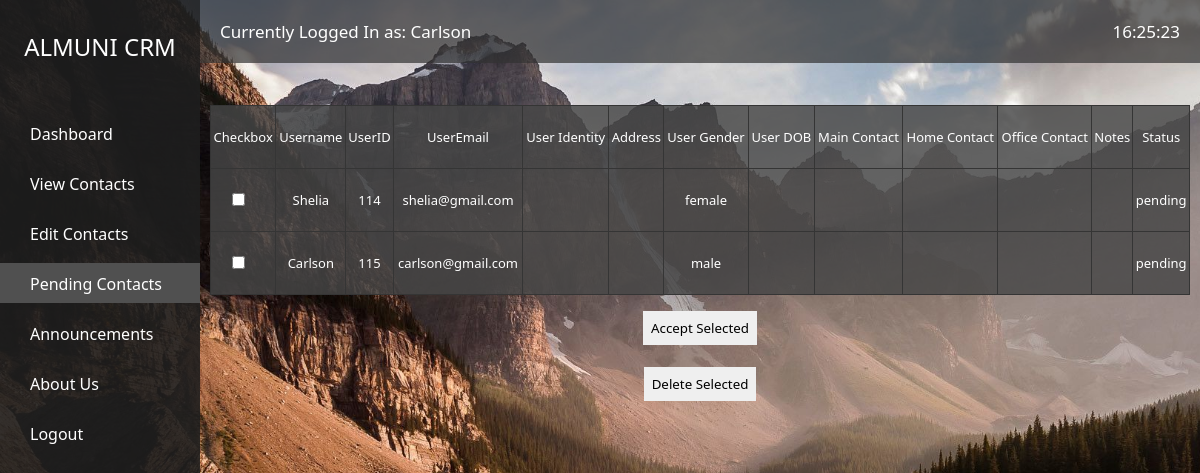
The app's page /admin/pendingcontactpage.php (signed in) with its own data.
### tables this page shows
CREATE TABLE IF NOT EXISTS `users` (
  `user_ID` int(11) NOT NULL AUTO_INCREMENT,
  `username` varchar(1000) NOT NULL,
  `user_email` varchar(45) NOT NULL,
  `imagepath` varchar(1000) DEFAULT NULL,
  `user_identity` varchar(22) DEFAULT NULL,
  `user_address` varchar(45) DEFAULT NULL,
  `user_gender` varchar(10) DEFAULT NULL,
  `user_password` varchar(1000) NOT NULL,
  `user_DOB` date DEFAULT NULL,
  `main_contact` varchar(20) DEFAULT NULL,
  `home_contact` varchar(20) DEFAULT NULL,
  `office_contact` varchar(20) DEFAULT NULL,
  `user_notes` varchar(1000) DEFAULT NULL,
  `status_` varchar(45) DEFAULT NULL,
  PRIMARY KEY (`user_ID`)
);

### admin/pendingcontactpage.php (the view, shortened to what this page needs)
<?php
include("session.php");
include("header.php");
$sql = $statuspanel = "";
$sqluser = "SELECT * FROM `users` WHERE status_ = 'pending'  ";
$usertableresult = mysqli_query($conn, $sqluser);
$usertablecheck = mysqli_num_rows($usertableresult);
?>
<link rel="stylesheet" href="./css/master.css" />
<link rel="stylesheet" href="./css/pendingcontactpage.css" />
</head>
<body>
	<div class="viewport">
		<div class="sidebar">
			<h2>ALMUNI CRM</h2>
			<div class="nav">
				<a href="admindashboard.php">Dashboard</a>
				<a href="contactpage.php">View Contacts</a>
				<a href="editcontactpage.php">Edit Contacts</a>
				<a href="pendingcontactpage.php" class="navactive">Pending Contacts</a>
				<a href="annoucements.php">Announcements</a>
				<a href="aboutus.php">About Us</a>
				<a href="logout.php">Logout</a>
			</div>
		</div>
		<div class="main_content">
			<div class="header">
				<span id="username" name="uid">Currently Logged In as: <?= $_SESSION["uname"] ?>
				</span>
				<span id="clock" style="float: right"></span>
			</div>
			<form action="pendingcontactpage.php" method="POST">
				<div class="centerbox">
					<div class="statuspanel"><?= $statuspanel ?></div>
				</div>
				<table class="table">
					<tr class="hover">
						<td>Checkbox</td>
						<td>Username</td>
						<td>UserID</td>
						<td>UserEmail</td>
						<td>User Identity</td>
						<td>Address</td>
						<td>User Gender</td>
						<td>User DOB</td>
						<td>Main Contact</td>
						<td>Home Contact</td>
						<td>Office Contact</td>
						<td>Notes</td>
						<td>Status</td>
					</tr>
					<?php
					if ($usertablecheck > 0)
					{
						while ($row = mysqli_fetch_assoc($usertableresult)) {
					?>
							<tr class="hover">
								<td><label for="<?= $row["username"] ?>"><input type="checkbox" id="<?= $row["username"] ?>" name="boxcheck['<?= $row["user_ID"] ?>']" /></td>
								<td><?= $row["username"] ?></td>
								<td><?= $row["user_ID"] ?></td>
								<td><?= $row["user_email"] ?></td>
								<td><?= $row["user_identity"] ?></td>
								<td><?= $row["user_address"] ?></td>
								<td><?= $row["user_gender"] ?></td>
								<td><?= $row["user_DOB"] ?></td>
								<td><?= $row["main_contact"] ?></td>
								<td><?= $row["home_contact"] ?></td>
								<td><?= $row["office_contact"] ?></td>
								<td><?= $row["user_notes"] ?></td>
								<td><?= $row["status_"] ?></td>
							</tr>
					<?php
						}
					}
					?>
				</table>
				<div class="centerbox">
					<input type="submit" name="update" value="Accept Selected"><br>
					<input type="submit" name="delete" value="Delete Selected">
				</div>
			</form>
</body>
</html>

### admin/css/master.css (style rules this page uses)
:root { --cardgrey: #6161617e; --cardhovershadow: rgba(0, 0, 0, 0.692); --titlecolor: white; --titleshadow: 0px 2px 3px #000000; --titlethick: 500; --fonts: "Segoe UI", Tahoma, Geneva, Verdana, sans-serif; }
* { margin: 0; text-rendering: optimizeLegibility; }
body { background-image: url("../../assets/spolight.jpg"); background-repeat: no-repeat; background-attachment: fixed; background-size: cover; }
a { text-decoration: none; color: inherit; }
.viewport { display: flex; position: relative; }
.viewport .sidebar { width: 200px; height: 100%; background-color: rgb(31, 31, 31, 0.9); padding: 30px 0px; position: fixed; }
.viewport .sidebar h2 { color: #ffffff; text-align: center; margin-bottom: 50px; font-family: var(--fonts); font-weight: 200; }
.viewport .sidebar a { padding: 10px 8px 8px 30px; text-decoration: none; color: #ffffff; display: block; margin-bottom: 10px; font-family: var(--fonts); }
.viewport .sidebar .navactive { background-color: rgb(80, 80, 80); }
.viewport .main_content { width: 100%; height: 100vh; margin-left: 200px; }
.viewport .main_content .header { padding: 20px; background-color: rgba(51, 51, 51, 0.7); color: #717171; }
.viewport .main_content .header span { color: #ffffff; text-align: center; text-decoration: none; font-size: 17px; font-family: var(--fonts); font-weight: 200; }
label { display: block; text-align: left; padding-left: 20px; font-size: 1.2em; font-weight: 600; color: rgb(255, 255, 255); }
tr { line-height: 60px; font-size: small; }

### admin/css/pendingcontactpage.css (style rules this page uses)
:root { --cardgrey: #6161617e; --cardhovershadow: rgba(0, 0, 0, 0.692); --titlecolor: white; --titleshadow: 0px 2px 3px #000000; --titlethick: 500; --fonts: "Segoe UI", Tahoma, Geneva, Verdana, sans-serif; }
* { font-family: var(--fonts); }
.table { min-width: 98%; margin-left: 1%; margin-top: 1%; text-align: center; background-color: rgba(71, 71, 71, 0.829); border-collapse: collapse; color: white; }
td { border: 1px solid rgb(53, 53, 53); font-size: auto; }
input[type="submit"] { padding: 0.5rem; color: black; border: none; transition: all 0.3s ease-in-out; }
.centerbox { margin-top: 1rem; display: grid; place-items: center; }
.statuspanel { padding: 0.5rem; }

### records on screen
users: username "Shelia", user_ID "114", user_email "shelia@gmail.com", user_gender "female", status_ "pending"
users: username "Carlson", user_ID "115", user_email "carlson@gmail.com", user_gender "male", status_ "pending"

### other values on screen
$_SESSION["uname"] "Carlson"
